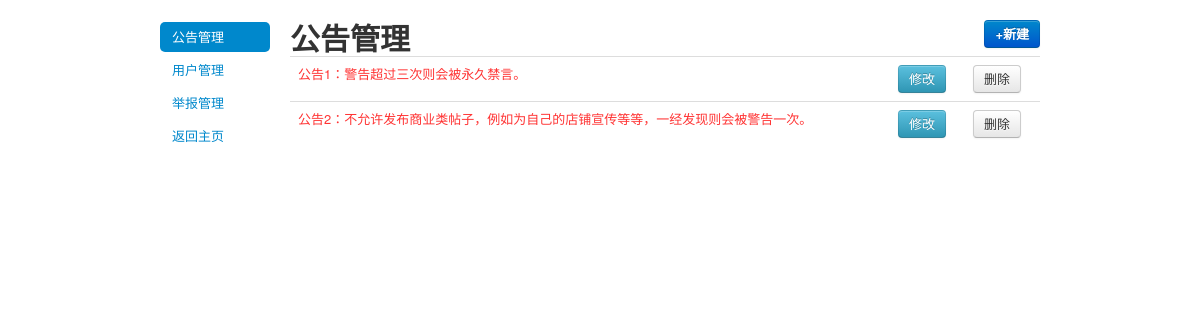
Page /others/notice_mag.php (signed in) on the committed database.
### tables this page shows
CREATE TABLE IF NOT EXISTS `rule` (
  `id` bigint(20) NOT NULL AUTO_INCREMENT,
  `content` text NOT NULL,
  `last_editor` varchar(30) NOT NULL,
  PRIMARY KEY (`id`),
  KEY `author` (`last_editor`)
);

### others/notice_mag.php (the view, shortened to what this page needs)
<?php include ("../deal/admin_check.php"); ?>
<!DOCTYPE html PUBLIC "-//W3C//DTD XHTML 1.0 Transitional//EN" "http://www.w3.org/TR/xhtml1/DTD/xhtml1-transitional.dtd">
<html xmlns="http://www.w3.org/1999/xhtml">
<head>
<link href="../style/bootstrap/css/bootstrap.min.css"  type="text/css" rel="stylesheet" />
<link href="../style/style.css" type="text/css" rel="stylesheet" />
</head>
<body>
<div id="middle">
<div id="admin_mid_left">
<ul class="nav nav-pills nav-stacked">
    <li class="active"><a href="#">公告管理</a></li>
    <li><a href="user_mag.php">用户管理</a></li>
    <li><a href="item_alarm_mag.php">举报管理</a></li>
    <li><a href="../index.php">返回主页</a></li>
</ul>
</div>
<div id="admin_mid_right">
<h1>公告管理
<span style="float:right;"><a class="btn btn-primary" data-toggle="modal" href="#NewNotice" >+新建</a></span>
</h1>
<table class="table">
<?php
$rules=mysql_query("select * from rule");
while($rules_rs=mysql_fetch_array($rules)){
?>
<tr class="font_style3"><td width="80%">
<?php
echo $rules_rs["content"];
?>
</td>
<td width="10%"><a class="btn btn-info" data-toggle="modal" href="#ModifyNotice<?php echo $rules_rs['id']; ?>" >修改</a></td>
<td width="10%"><a class="btn" href="../deal/notice_delete.php?id=<?php echo $rules_rs['id']; ?>">删除</a></td>
</tr>
<?php } ?>
</table>
</div>
</div>
</body>
</html>

### style/style.css (style rules this page uses)
* { margin:0px; padding:0px; }
#middle { width:880px; margin:0 auto; padding:20px 10px; min-height:400px; }
#admin_mid_left { width:110px; float:left; }
#admin_mid_right { width:750px; float:right; }
.font_style3 { color:#F33; }

### rows in the picture
rule: content "公告1：警告超过三次则会被永久禁言。"
rule: content "公告2：不允许发布商业类帖子，例如为自己的店铺宣传等等，一经发现则会被警告一次。"
